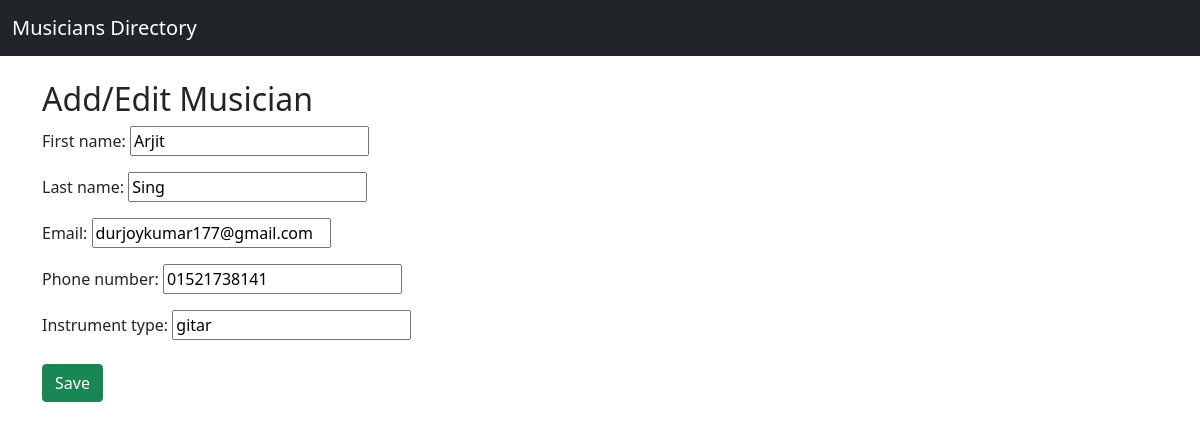
The page /musicians/edit-musician/8/ on the database its author committed.
### musicians/models.py (models this page shows, shortened)
class Musician(models.Model):
    first_name = models.CharField(max_length=100)
    last_name = models.CharField(max_length=100)
    email = models.EmailField()
    phone_number = models.CharField(max_length=15)
    instrument_type = models.CharField(max_length=100)

### musicians/views.py (the view)
# urls.py: path('edit-musician/<int:musician_id>/', views.edit_musician, name='edit_musician'),
def edit_musician(request, musician_id):
    musician = get_object_or_404(Musician, id=musician_id)
    if request.method == 'POST':
        form = MusicianForm(request.POST, instance=musician)
        if form.is_valid():
            form.save()
            return redirect('homepage')
    else:
        form = MusicianForm(instance=musician)
    return render(request, 'musician_form.html', {'form': form})

### musicians/forms.py
class MusicianForm(forms.ModelForm):
    class Meta:
        model = Musician
        fields = ['first_name', 'last_name', 'email', 'phone_number', 'instrument_type']

### musicians/templates/musician_form.html (shortened to what this page needs)
{% extends 'base.html' %}
{% block content %}
<h2>Add/Edit Musician</h2>
<form method="POST" class="form-group">
    {{ form.as_p }}
    <button type="submit" class="btn btn-success mt-2">Save</button>
</form>
{% endblock %}

### rows shown on the page
Musician: first_name "Arjit", last_name "Sing", email "durjoykumar177@gmail.com", phone_number "01521738141", instrument_type "gitar"
